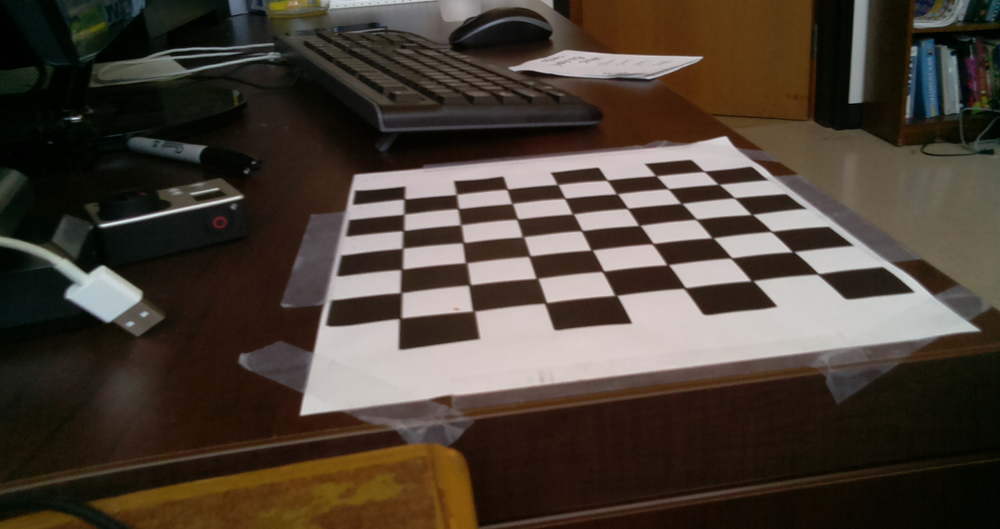
#> input picture localfiles/calibrationImages/img00007_calibresult.png, 1000 x 529 px, shrunk from 1832 x 969 before the run; its folder holds only this picture in this run
$ python project3D.py   (Python 2 division)
#> lines starting #> are read from the running program, lines starting #| are printed output that depends on the picture
import cv2
import numpy as np
import glob
import os


#'''
def draw(img, corners, imgpts):
    imgpts = np.int32(imgpts).reshape(-1,2)

    # draw ground floor in green
    img = cv2.drawContours(img, [imgpts[:4]],-1,(0,255,0),-3)

    # draw pillars in blue color
    for i,j in zip(range(4),range(4,8)):
        img = cv2.line(img, tuple(imgpts[i]), tuple(imgpts[j]),(255),3)

    # draw top layer in red color
    img = cv2.drawContours(img, [imgpts[4:]],-1,(0,0,255),3)

    return img
'''

def draw(img, corners, imgpts):

    corner = tuple(corners[0].ravel())
    img = cv2.line(img, corner, tuple(imgpts[0].ravel()), (255,0,0), 5)
    img = cv2.line(img, corner, tuple(imgpts[1].ravel()), (0,255,0), 5)
    img = cv2.line(img, corner, tuple(imgpts[2].ravel()), (0,0,255), 5)
    return img
'''

# Load previously saved data
with np.load('calibA.npz') as X:
#> (reads calibA.npz from the repository)
    mtx, dist, _, _ = [X[i] for i in ('mtx','dist','rvecs','tvecs')]

criteria = (cv2.TERM_CRITERIA_EPS + cv2.TERM_CRITERIA_MAX_ITER, 30, 0.001)
objp = np.zeros((7*7,3), np.float32)
objp[:,:2] = np.mgrid[0:7,0:7].T.reshape(-1,2)

'''
axis = np.float32([[3,0,0], [0,3,0], [0,0,-3]]).reshape(-1,3)

'''
axis = np.float32([[0,0,0], [0,-3,0], [-3,-3,0], [-3,0,0],
                   [0,0,-3],[0,-3,-3],[-3,-3,-3],[-3,0,-3] ])
#'''

for fname in glob.glob('calibrationImages/*.png'):
    img = cv2.imread(fname)
#> img is the input picture: shape (529, 1000, 3); mean B, G, R 53.3, 63.5, 73.4
    gray = cv2.cvtColor(img,cv2.COLOR_BGR2GRAY)
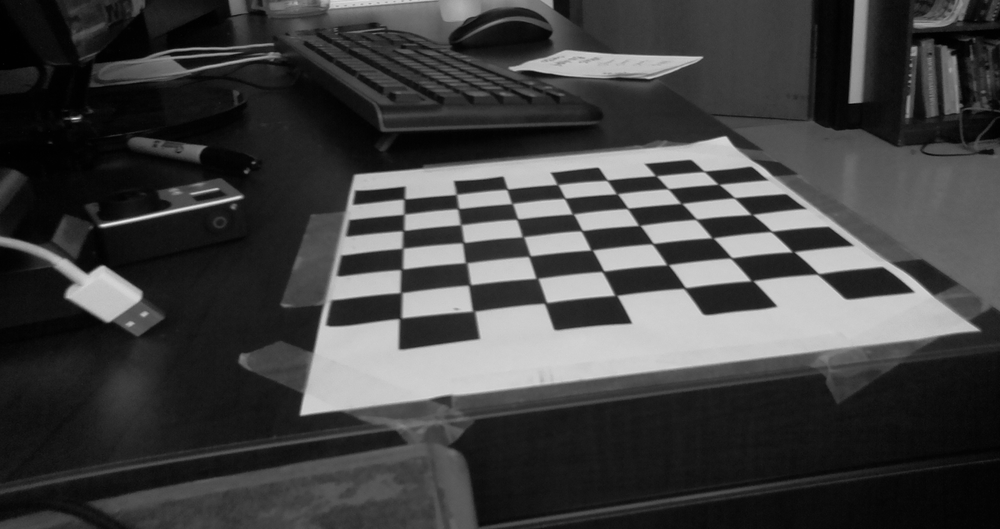
#> gray: shape (529, 1000); min 0, max 231, mean 65.3
    ret, corners = cv2.findChessboardCorners(gray, (7,7),None)
#> ret = True; corners = 49 rows, first 8: [704.1, 171.4], [718.3, 184.2], [734.3, 197.9], [751, 214.5], [771.3, 231.5], [792, 251.9], [817.7, 274.1], [656, 176]

    if ret == True:
        cv2.cornerSubPix(gray,corners,(11,11),(-1,-1),criteria)

        # Find the rotation and translation vectors.
#> (the run stopped early here; a loop or call above may not have finished)
